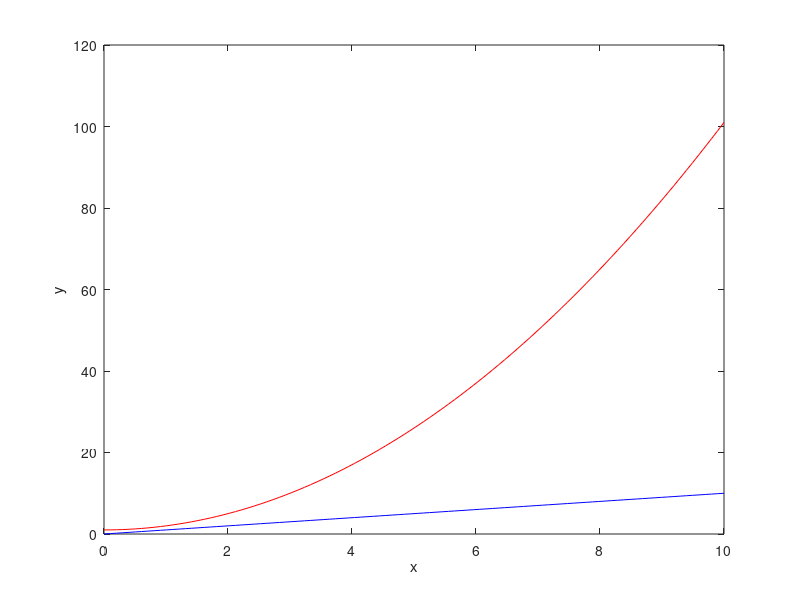

Write MATLAB code to recreate this figure.

function ex51
x = linspace(0,10);
plot(x, f(x), 'r-')
hold on
plot(x,x, 'b-')
xlabel("x")
ylabel("y")

hold off

function [y] = f(x)
    y = x.^2 + 1;
    